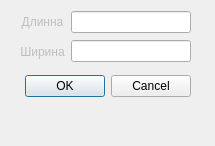
<?xml version="1.0" encoding="UTF-8"?>
<ui version="4.0">
 <class>Add_ss</class>
 <widget class="QDialog" name="Add_ss">
  <property name="geometry">
   <rect>
    <x>0</x>
    <y>0</y>
    <width>215</width>
    <height>146</height>
   </rect>
  </property>
  <property name="sizePolicy">
   <sizepolicy hsizetype="Fixed" vsizetype="Fixed">
    <horstretch>0</horstretch>
    <verstretch>0</verstretch>
   </sizepolicy>
  </property>
  <property name="windowTitle">
   <string>Dialog</string>
  </property>
  <property name="sizeGripEnabled">
   <bool>false</bool>
  </property>
  <property name="modal">
   <bool>true</bool>
  </property>
  <widget class="QDialogButtonBox" name="buttonBox">
   <property name="geometry">
    <rect>
     <x>-150</x>
     <y>70</y>
     <width>341</width>
     <height>32</height>
    </rect>
   </property>
   <property name="accessibleName">
    <string notr="true"/>
   </property>
   <property name="orientation">
    <enum>Qt::Horizontal</enum>
   </property>
   <property name="standardButtons">
    <set>QDialogButtonBox::Cancel|QDialogButtonBox::Ok</set>
   </property>
  </widget>
  <widget class="QWidget" name="">
   <property name="geometry">
    <rect>
     <x>20</x>
     <y>10</y>
     <width>171</width>
     <height>54</height>
    </rect>
   </property>
   <layout class="QHBoxLayout" name="horizontalLayout">
    <item>
     <layout class="QVBoxLayout" name="verticalLayout_2">
      <item>
       <widget class="QLabel" name="label">
        <property name="enabled">
         <bool>false</bool>
        </property>
        <property name="text">
         <string>Длинна</string>
        </property>
        <property name="alignment">
         <set>Qt::AlignCenter</set>
        </property>
       </widget>
      </item>
      <item>
       <widget class="QLabel" name="label_2">
        <property name="enabled">
         <bool>false</bool>
        </property>
        <property name="text">
         <string>Ширина</string>
        </property>
        <property name="alignment">
         <set>Qt::AlignCenter</set>
        </property>
       </widget>
      </item>
     </layout>
    </item>
    <item>
     <layout class="QVBoxLayout" name="verticalLayout">
      <item>
       <widget class="QLineEdit" name="line_weight"/>
      </item>
      <item>
       <widget class="QLineEdit" name="line_height"/>
      </item>
     </layout>
    </item>
   </layout>
  </widget>
 </widget>
 <resources/>
 <connections>
  <connection>
   <sender>buttonBox</sender>
   <signal>accepted()</signal>
   <receiver>Add_ss</receiver>
   <slot>accept()</slot>
   <hints>
    <hint type="sourcelabel">
     <x>248</x>
     <y>254</y>
    </hint>
    <hint type="destinationlabel">
     <x>107</x>
     <y>72</y>
    </hint>
   </hints>
  </connection>
  <connection>
   <sender>buttonBox</sender>
   <signal>rejected()</signal>
   <receiver>Add_ss</receiver>
   <slot>reject()</slot>
   <hints>
    <hint type="sourcelabel">
     <x>316</x>
     <y>260</y>
    </hint>
    <hint type="destinationlabel">
     <x>286</x>
     <y>274</y>
    </hint>
   </hints>
  </connection>
 </connections>
</ui>
